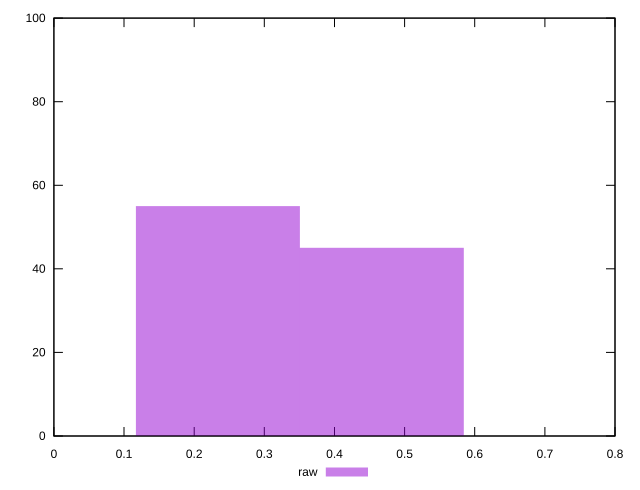

Write the gnuplot code that produced this figure.
reset
set terminal svg size 640, 490
set output "reprap/cumulative-layout-shift/samples/pages+cached+nointeractive/raw/histogram.svg"

$raw <<EOF
0.2337043747425939 55
0.4674087494851878 45
EOF

set key outside below
set boxwidth 0.2337043747425939
set yrange [0:100]
set style fill transparent solid 0.5 noborder

plot \
  $raw title "raw" with boxes, \


reset
